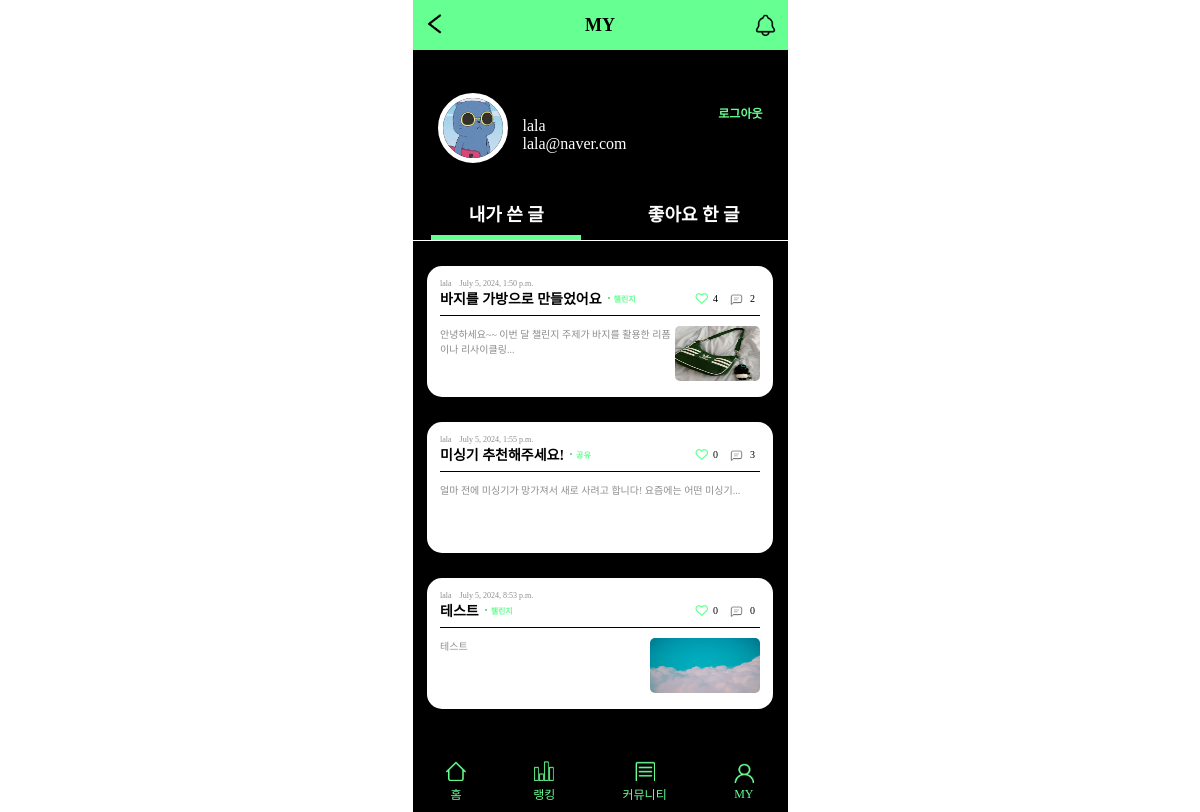
Before: /accountApp/detail/2 (signed in) with the older database file.
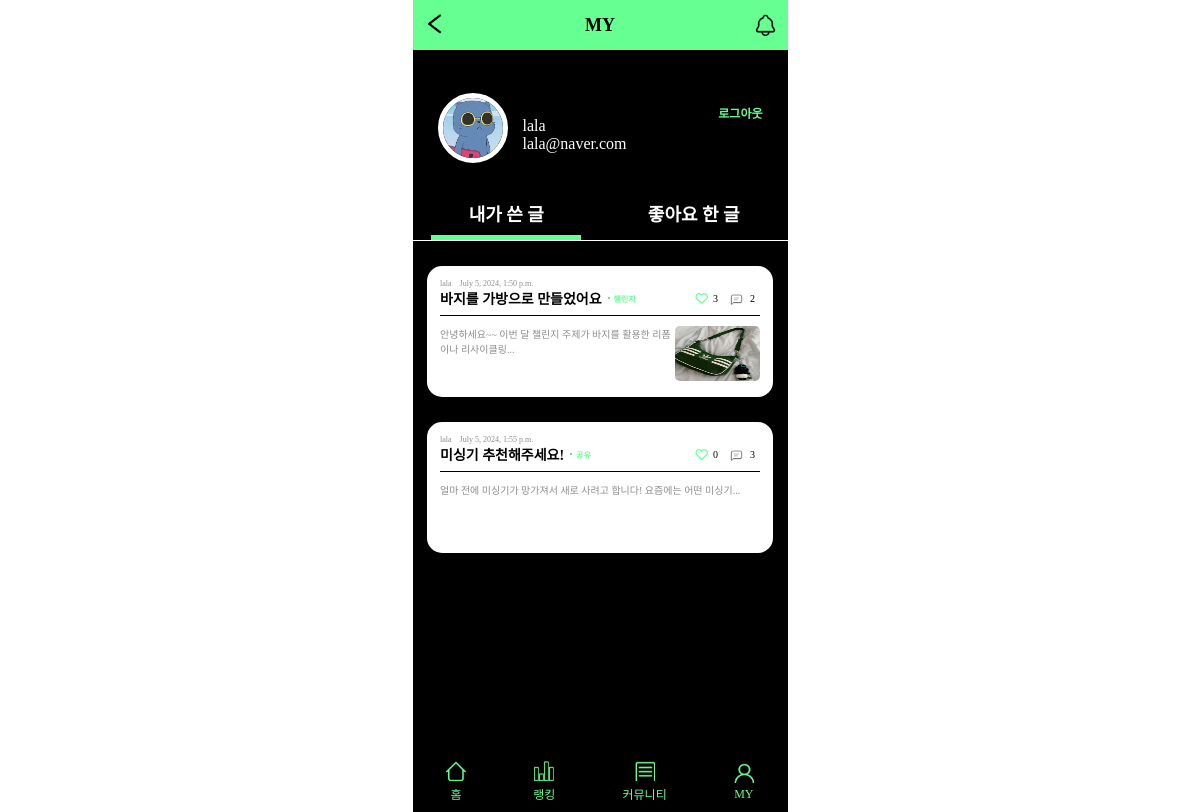
After: the same page with the newer database file.
### mainApp/models.py (models this page shows, shortened)
class Post(models.Model):
    title = models.CharField(max_length=50) # 글의 제목, 최대 길이는 50
    content = models.TextField() # 글의 본문
    created_at = models.DateTimeField(auto_now_add=True) # 생성일자
    author = models.ForeignKey(to = User, on_delete = models.CASCADE, related_name = "posts")
    category = models.ManyToManyField(to = Category, through = "PostCategory", related_name = "posts")
    like = models.ManyToManyField(to = User, through = "Like", related_name="liked_posts")
    image = models.ImageField(upload_to = upload_filepath, blank = True) # 이미지 업로드
    file = models.FileField(upload_to = upload_filepath, blank = True ) # 파일 업로드

class Category(models.Model):
    name = models.CharField(max_length = 20)

### accountApp/models.py (models this page shows, shortened)
class User(AbstractBaseUser):
    email = models.EmailField(
        verbose_name='email',
        max_length=255,
        unique=True,
    )
    nickname = models.CharField(max_length=20)
    image = models.ImageField()
    is_active = models.BooleanField(default=True)
    is_admin = models.BooleanField(default=False)
    objects = UserManager()
    USERNAME_FIELD = 'email'
    REQUIRED_FIELDS = ['image', 'nickname']

### accountApp/views.py (the view)
# urls.py: path('detail/<int:pk>', AccountDetailView.as_view(), name = 'detail'),
class AccountDetailView(DetailView):
    model = User
    context_object_name = 'target_user'
    template_name = 'accountApp/detail.html'
    def get_context_data(self, **kwargs):
        user = self.get_object()
        post_list = Post.objects.filter(author=user)
        liked_post_list = Post.objects.filter(post_likes__user=user)
        context = super(AccountDetailView, self).get_context_data(post_list=post_list, **kwargs)
        context['liked_post_list'] = liked_post_list
        return context

### accountApp/templates/accountApp/detail.html (shortened to what the changed rows need)
<!DOCTYPE html>
{% load static %}
<html lang="en">
<head>
  <link rel="stylesheet" href="{% static 'css/hyunh.css' %}">
  <link rel="stylesheet" href="https://cdnjs.cloudflare.com/ajax/libs/font-awesome/6.0.0-beta3/css/all.min.css">
</head>
<body>
  <main class="community_main">
    <div>
      <section class="my_sec2">
        <div class="my_post_list">
          <div class="community_my_scroll">
            {% if post_list %}
            {% for post in post_list %}
            <div class="post_container">
              <div class="user_post_nameDate">
                <p>{{ post.author.nickname }}</p>
                <svg xmlns="http://www.w3.org/2000/svg" width="2" height="2" viewBox="0 0 2 2" fill="none">
                  <circle cx="1" cy="1" r="1" fill="rgba(0, 0, 0, 0.45);" fill-opacity="0.45" />
                </svg>
                <p>{{ post.created_at }}</p>
              </div>
              <div class="user_post_titleLike">
                <div class="user_post_title_area">
                  <a href="{% url 'mainApp:detail' post.id %}" class="user_post_titleLike_title">{{ post.title }}</a>
                  <div class="user_post_titleLike_category">
                    <svg xmlns="http://www.w3.org/2000/svg" width="2" height="2" viewBox="0 0 2 2" fill="none">
                      <circle cx="1" cy="1" r="1" fill="#66FF91"/>
                      <circle cx="1" cy="1" r="1" fill="black" fill-opacity="0.2"/>
                    </svg>
                    <span>{% for category in post.category.all %}
                    {% if category.name == "챌린지" %}
                      챌린지
                    {% else %}
                      공유
                    {% endif %}
                    {% endfor %}</span>
                  </div>
                </div>
                <div class="community_main_sec3_post_likeCom">
                  <p>
                    {% if request.user in post.like.all %}
                    <a href="{% url 'mainApp:remove_like' post.id %}"><i class="fas fa-heart fa-lg"></i></a>
                    {% else %}
                    <a href="{% url 'mainApp:add_like' post.id %}"></a>
                    {% endif %}
                    {{ post.like.count }}
                  </p>
                  <p><img src="../../../media/comment.png" alt="댓글">{{ post.comments.count }}</p>
                </div>
              </div>
              <div class="user_post_textImg">
                <p>
                  {% if post.content|length > 40 %}
                  {{ post.content|slice:":40" }}...
                  {% else %}
                  {{ post.content }}
                  {% endif %}
                </p>
                {% if post.image %}
                <img width="110" height="55" src="{{ post.image.url }}" class="user_post_textImg_img" />
                {% endif %}
              </div>
            </div>
            {% empty %} 작성된 글이 없습니다. {% endfor %}
            {% else %}
            <div class="post_none">작성한 글이 없습니다.</div>
            {% endif %}
          </div>
        </div>
      </section>
    </div>
  </main>
</body>
</html>

Changed rows visible on the page:
removed Post: author.nickname "lala", created_at "July 5, 2024, 8:53 p.m.", title "테스트", like.count "0", comments.count "0", content "테스트", image (picture), Category (name "챌린지")
computed for Post "바지를 가방으로 만들었어요": like.count "4" → "3"
